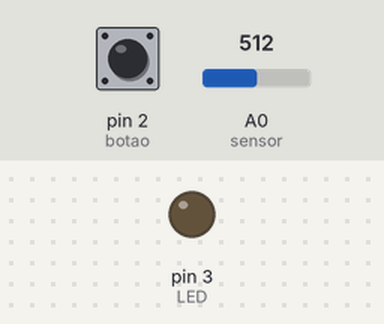
Simulated run of this sketch. Board: Arduino Uno, built with avr-gcc and run on an emulated ATmega328P. On the bench: output pins drawn as LEDs (lit = HIGH). The inputs (shaded band) are chosen by the test bench; at power-on: pin 2 (botao) LOW, A0 (sensor) = 512.

Above: at 1.2 s.
1.3 s: pin 2 (botao) pulled HIGH for 3.2 s
At 1.6 s:
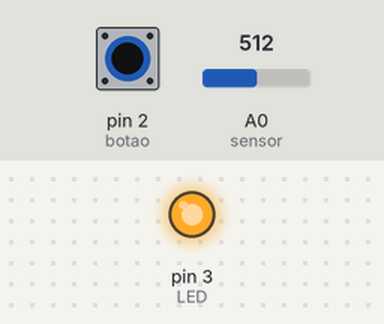
7.5 s: pin 2 (botao) pulled HIGH for 0.15 s
At 8.7 s:
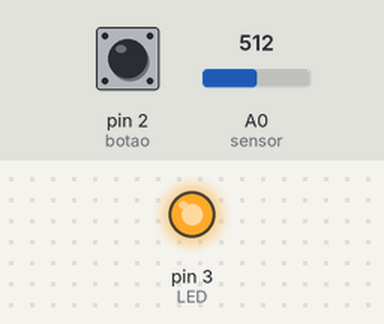
10.6 s: pin 2 (botao) pulled HIGH for 1 s
At 14.5 s:
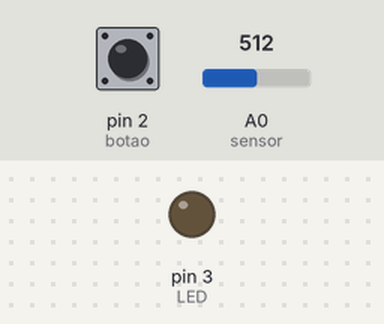
Timing chart, 0 to 16.0 s (numbered marks = the images above; inputs shaded):
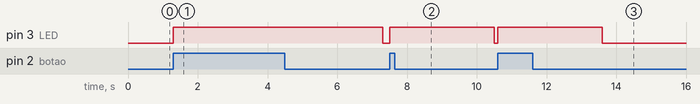

Measured:
- after the input at 1.3 s, pin 3 (LED): LOW → HIGH at once, → LOW 6.0 s later
- after the input at 7.5 s, pin 3 (LED): LOW → HIGH at once, → LOW 3.0 s later
- after the input at 10.6 s, pin 3 (LED): LOW → HIGH at once, → LOW 3.0 s later

The sketch:

sensorluz.ino
```cpp
int sensor = A0;
int LED = 3;
int botao = 2;
int pressionado;
int luz;
void setup() {
  Serial.begin(9600);
  pinMode(sensor, INPUT);
  pinMode(LED, OUTPUT);
  pinMode(botao, INPUT);
}

void loop() {
  luz = analogRead(sensor);
  pressionado = digitalRead(botao);
  if (pressionado == 1){
    digitalWrite(LED, HIGH);
    delay(3000);
    digitalWrite(LED, LOW);}
    else{
      if(luz<300){
        digitalWrite(LED, HIGH);}
        else{digitalWrite(LED, LOW);
      }
    }
}
```
